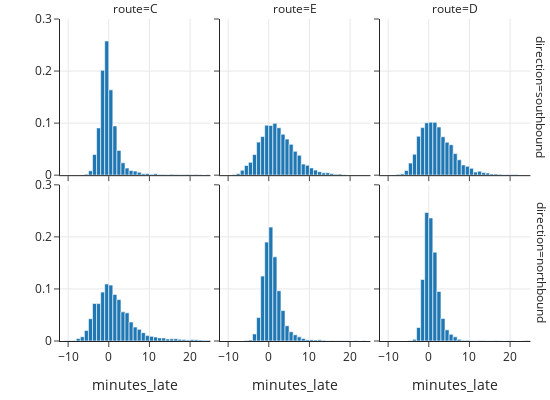

Write notebook code for a chart like this one.
### Markdown cell above
# Exploring Bus Times

We learned a lot about the data as we cleaned and simplified it, but before we begin to model wait time, we want to dig deeper to better understand the phenomena of bus lateness. We have narrowed our focus to the bus activity at one stop (Third Avenue and Pike Street) over a two-month period. And, we saw that the distribution of the lateness of a bus is skewed to the right with some buses being very late indeed. In this exploratory phase, we might ask:

+ Does the distribution of lateness look the same for all three bus lines?
+ Does it matter whether the bus is traveling north- or south-bound?
+ How does the time of day relate to how late the bus is?
+ Are the buses scheduled to arrive at regular intervals throughout the day? 

Answering these questions helps us better determine how to model. 

Recall from {numref}`Chapter %s <ch:modeling>` that we found the median time a bus was late was 3/4 of a minute. But, this doesn't match the median we calculated for all bus routes and directions (1/2 a minute). Could that be due to the focus on northbound line C buses in that chapter? We can look at histograms of lateness for each of the six combinations of bus line and direction, and these histograms also address the first two questions of our exploratory phase.

### Code cell
fig = px.histogram(bus, x='minutes_late',
                   histnorm='probability density',
                   nbins = 200,
                facet_row='direction', facet_col='route',
                width=550, height=400)

fig.update_xaxes(range=[-12, 25])
fig.update_yaxes(range=[0, 0.3], 
                 title="")

fig.show()

### Figure 1 — Plotly figure (JSON) as saved in the notebook; plotly's stock layout.template omitted (floating-point values rounded to 4 significant figures; data arrays with more than 128 entries replaced by an {"elided": "..."} marker saying what was removed)
{"data": [{"alignmentgroup": "True", "bingroup": "x", "histnorm": "probability density", "hovertemplate": "direction=southbound<br>route=C<br>minutes_late=%{x}<br>probability density=%{y}<extra></extra>", "legendgroup": "", "marker": {"color": "#1F77B4", "pattern": {"shape": ""}}, "name": "", "nbinsx": 200, "offsetgroup": "", "orientation": "v", "showlegend": false, "type": "histogram", "x": {"elided": "6551 float values"}, "xaxis": "x4", "yaxis": "y4"}, {"alignmentgroup": "True", "bingroup": "x", "histnorm": "probability density", "hovertemplate": "direction=southbound<br>route=E<br>minutes_late=%{x}<br>probability density=%{y}<extra></extra>", "legendgroup": "", "marker": {"color": "#1F77B4", "pattern": {"shape": ""}}, "name": "", "nbinsx": 200, "offsetgroup": "", "orientation": "v", "showlegend": false, "type": "histogram", "x": {"elided": "6221 float values"}, "xaxis": "x5", "yaxis": "y5"}, {"alignmentgroup": "True", "bingroup": "x", "histnorm": "probability density", "hovertemplate": "direction=southbound<br>route=D<br>minutes_late=%{x}<br>probability density=%{y}<extra></extra>", "legendgroup": "", "marker": {"color": "#1F77B4", "pattern": {"shape": ""}}, "name": "", "nbinsx": 200, "offsetgroup": "", "orientation": "v", "showlegend": false, "type": "histogram", "x": {"elided": "6546 float values"}, "xaxis": "x6", "yaxis": "y6"}, {"alignmentgroup": "True", "bingroup": "x", "histnorm": "probability density", "hovertemplate": "direction=northbound<br>route=C<br>minutes_late=%{x}<br>probability density=%{y}<extra></extra>", "legendgroup": "", "marker": {"color": "#1F77B4", "pattern": {"shape": ""}}, "name": "", "nbinsx": 200, "offsetgroup": "", "orientation": "v", "showlegend": false, "type": "histogram", "x": {"elided": "6677 float values"}, "xaxis": "x", "yaxis": "y"}, {"alignmentgroup": "True", "bingroup": "x", "histnorm": "probability density", "hovertemplate": "direction=northbound<br>route=E<br>minutes_late=%{x}<br>probability density=%{y}<extra></extra>", "legendgroup": "", "marker": {"color": "#1F77B4", "pattern": {"shape": ""}}, "name": "", "nbinsx": 200, "offsetgroup": "", "orientation": "v", "showlegend": false, "type": "histogram", "x": {"elided": "6289 float values"}, "xaxis": "x2", "yaxis": "y2"}, {"alignmentgroup": "True", "bingroup": "x", "histnorm": "probability density", "hovertemplate": "direction=northbound<br>route=D<br>minutes_late=%{x}<br>probability density=%{y}<extra></extra>", "legendgroup": "", "marker": {"color": "#1F77B4", "pattern": {"shape": ""}}, "name": "", "nbinsx": 200, "offsetgroup": "", "orientation": "v", "showlegend": false, "type": "histogram", "x": {"elided": "6633 float values"}, "xaxis": "x3", "yaxis": "y3"}], "layout": {"annotations": [{"font": {}, "showarrow": false, "text": "route=C", "x": 0.1567, "xanchor": "center", "xref": "paper", "y": 1, "yanchor": "bottom", "yref": "paper"}, {"font": {}, "showarrow": false, "text": "route=E", "x": 0.49, "xanchor": "center", "xref": "paper", "y": 1, "yanchor": "bottom", "yref": "paper"}, {"font": {}, "showarrow": false, "text": "route=D", "x": 0.8233, "xanchor": "center", "xref": "paper", "y": 1, "yanchor": "bottom", "yref": "paper"}, {"font": {}, "showarrow": false, "text": "direction=northbound", "textangle": 90, "x": 0.98, "xanchor": "left", "xref": "paper", "y": 0.2425, "yanchor": "middle", "yref": "paper"}, {"font": {}, "showarrow": false, "text": "direction=southbound", "textangle": 90, "x": 0.98, "xanchor": "left", "xref": "paper", "y": 0.7575, "yanchor": "middle", "yref": "paper"}], "barmode": "relative", "height": 400, "legend": {"tracegroupgap": 0}, "width": 550, "xaxis": {"anchor": "y", "domain": [0, 0.3133], "range": [-12, 25], "title": {"text": "minutes_late"}, "type": "linear"}, "xaxis2": {"anchor": "y2", "domain": [0.3333, 0.6467], "matches": "x", "range": [-12, 25], "title": {"text": "minutes_late"}, "type": "linear"}, "xaxis3": {"anchor": "y3", "domain": [0.6667, 0.98], "matches": "x", "range": [-12, 25], "title": {"text": "minutes_late"}, "type": "linear"}, "xaxis4": {"anchor": "y4", "domain": [0, 0.3133], "matches": "x", "range": [-12, 25], "showticklabels": false, "type": "linear"}, "xaxis5": {"anchor": "y5", "domain": [0.3333, 0.6467], "matches": "x", "range": [-12, 25], "showticklabels": false, "type": "linear"}, "xaxis6": {"anchor": "y6", "domain": [0.6667, 0.98], "matches": "x", "range": [-12, 25], "showticklabels": false, "type": "linear"}, "yaxis": {"anchor": "x", "domain": [0, 0.485], "range": [0, 0.3], "title": {"text": ""}}, "yaxis2": {"anchor": "x2", "domain": [0, 0.485], "matches": "y", "range": [0, 0.3], "showticklabels": false, "title": {"text": ""}}, "yaxis3": {"anchor": "x3", "domain": [0, 0.485], "matches": "y", "range": [0, 0.3], "showticklabels": false, "title": {"text": ""}}, "yaxis4": {"anchor": "x4", "domain": [0.515, 1], "matches": "y", "range": [0, 0.3], "title": {"text": ""}}, "yaxis5": {"anchor": "x5", "domain": [0.515, 1], "matches": "y", "range": [0, 0.3], "showticklabels": false, "title": {"text": ""}}, "yaxis6": {"anchor": "x6", "domain": [0.515, 1], "matches": "y", "range": [0, 0.3], "showticklabels": false, "title": {"text": ""}}}}
